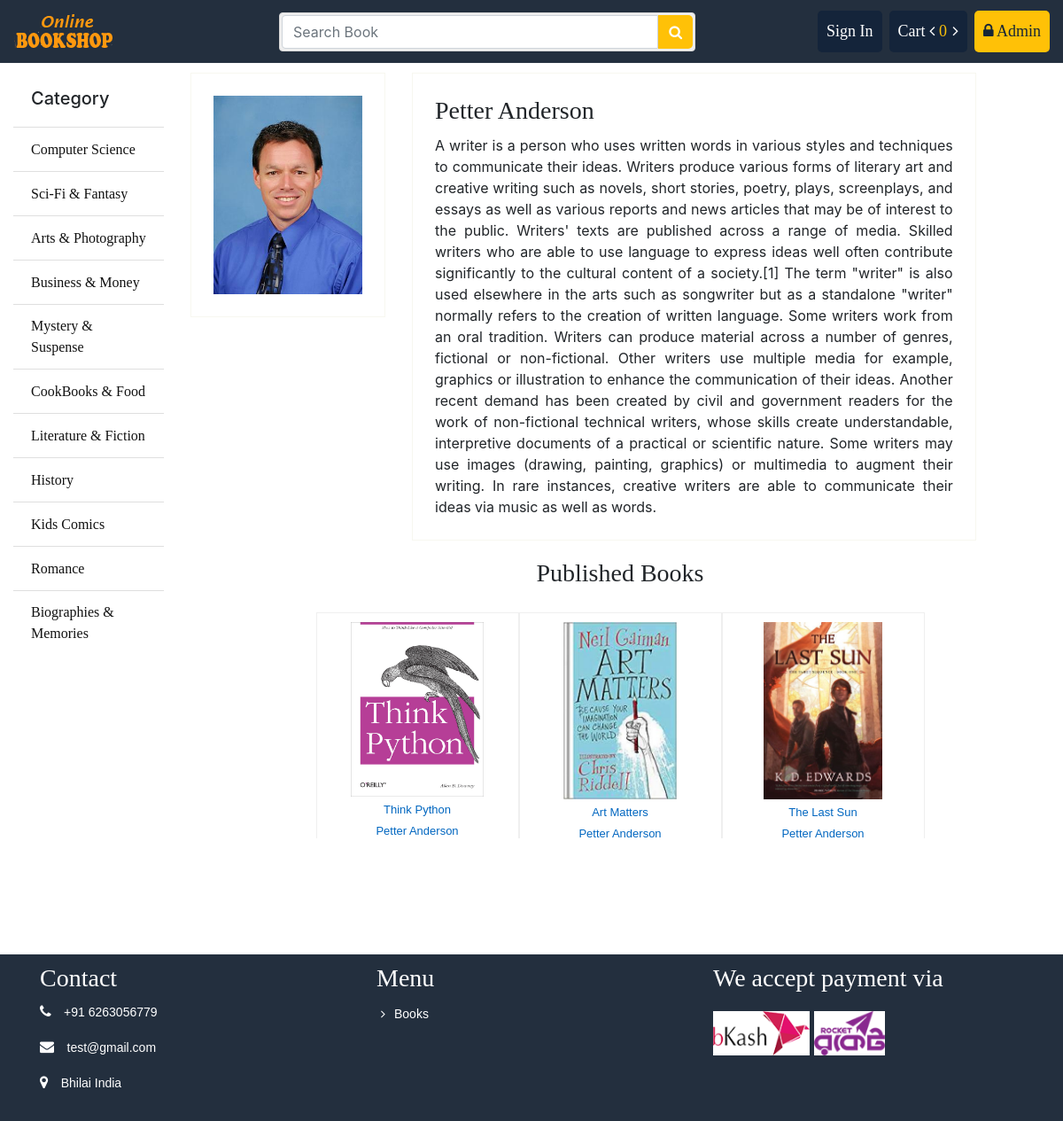
Screenshot of /writer/6 with the database file from the repository.
### store/models.py (models this page shows, shortened)
class Category(models.Model):
	name = models.CharField(max_length = 100)
	slug = models.SlugField(max_length = 150, unique=True ,db_index=True)
	icon = models.FileField(upload_to = "category/")
	create_at = models.DateTimeField(auto_now_add = True)
	updated_at = models.DateTimeField(auto_now_add = True)

class Writer(models.Model):
	name = models.CharField(max_length = 100)
	slug = models.SlugField(max_length=150, unique=True ,db_index=True)
	bio = models.TextField()
	pic = models.FileField(upload_to = "writer/")
	create_at = models.DateTimeField(auto_now_add = True)
	updated_at = models.DateTimeField(auto_now_add = True)
	def __str__(self):
		return self.name

class Book(models.Model):
	writer = models.ForeignKey(Writer, on_delete = models.CASCADE)
	category = models.ForeignKey(Category, on_delete = models.CASCADE)
	name = models.CharField(max_length = 100)
	slug = models.SlugField(max_length=100, db_index=True)
	price = models.IntegerField()
	stock = models.IntegerField()
	coverpage = models.FileField(upload_to = "coverpage/")
	bookpage = models.FileField(upload_to = "bookpage/")
	created = models.DateTimeField(auto_now_add=True)
	updated = models.DateTimeField(auto_now=True)
	totalreview = models.IntegerField(default=1)
	totalrating = models.IntegerField(default=5)
	status = models.IntegerField(default=0)
	description = models.TextField()

### store/views.py (the view)
# urls.py: path('writer/<int:id>', views.get_writer, name = "writer"),
def get_writer(request, id):
    wrt = get_object_or_404(Writer, id=id)
    book = Book.objects.filter(writer_id=wrt.id)
    context = {
        "wrt": wrt,
        "book": book
    }
    return render(request, "store/writer.html", context)

### cart/cart.py (called while the page is built)
    def __len__(self):
        return sum(item['quantity'] for item in self.cart.values())

### store/context_processors.py (called while the page is built)
def sidebar(request):
	categories = Category.objects.all()
	context = {
		"cat":categories
	}
	return context

def cart(request):
	cart = Cart(request)
	context = {
		"cart": cart
	}
	return context

### store/templatetags/customfunction.py (called while the page is built)
@register.filter(name='text_short')
def text_short(value):
	temp = value[0:50]
	return temp

### store/templates/store/writer.html
{% extends 'store/base.html' %}
{% load static %}
{% load customfunction %}
{% block container %}
			<div class="row">
				<div class="col-sm-12">
					<div class="row">
						<div class="col-sm-3">
							<div class="view-details">
								<img src="{{ wrt.pic.url }}">
							</div>
						</div>
						<div class="col-sm-8">
							<div class="product-information">
								<h3>{{ wrt.name }}</h3>
								<article class="text-justify" style="margin-top:10px;">{{ wrt.bio }}</article>
							</div>
						</div>
					</div>
				</div>
				<div class="col-sm-12">
					<div class="titleheader">
						<h3 class="h2header text-center">Published Books</h3>
					</div>
					<div class="regulara sliderzx">
						{% for item in book %}
						<div class="book-wrapper text-center">
							<div class="coverpage">
								<img src="{{ item.coverpage.url }}"/>
							</div>
							<a href="{% url 'store:book' id=item.id %}">{{ item.name|text_short }}</a>
							<a href="{% url 'store:writer' id=item.writer.id %}">{{ item.writer }}</a>
							<div class="rating">
								{{ item.totalrating|averagerating:item.totalreview }}
								<span class="totalrating">{{ item.totalreview|add:-1 }}</span>
							</div>
							<p> ${{ item.price }} </p>
							<button class="btn btn-warning" id="addTocart" data-book-id="{{ item.id }}">
									<i class="fa fa-shopping-cart""></i>Add to cart
								</button>
						</div>
						{% endfor %}
					</div>
				</div>
			</div>
{% endblock %}

### store/templates/store/bin/sidebar.html
			<ul class="list-group list-group-flush">
				<li class="list-group-item"><h5>Category</h5></li>
				{% for p in cat %}
				<li class="list-group-item"><a href="{% url 'store:category' id=p.id %}">{{p.name}}</a></li>
				{% endfor %}
			</ul>

### store/static/css/style.css (style rules this page uses)
.titleheader { margin-top: 20px; display: block; text-align: center; }
.titleheader > h3, a { font-family: "Times New Roman", Times, serif; display: inline-block; }
.sliderzx { width: 94%; margin: 20px auto; }
.book-wrapper { max-width: 250px; margin: 10px; border: 1px solid #efefef; padding: 10px; display: inline-block; }
.book-wrapper .btn { width: 80%; margin: auto; }
.book-wrapper p { color: #B12704; }
.book-wrapper a { display: block; padding-top:5px; font-family: Arial, Helvetica, sans-serif; color: #0066c0; text-decoration: none; white-space: normal; letter-spacing: normal; font-size: 13px!important; line-height: 19px!important; }
.coverpage img { max-height: 200px; max-width: 150px; margin: auto; }
.totalrating { display: inline-block; min-width: 10px; padding: 3px 7px; font-weight: bold; line-height: 1; color: #fff; text-align: center; white-space: nowrap; background-color: #999; border-radius: 10px; margin-left: 6px; }
.rating span { font-size: 13px; }
.checked { color: orange; }
ul li { list-style: none; }
.list-group li a { color: #111; }
.btn-warning, .btn-warning:hover { color: #fff; }
.book-wrapper .btn, .pricebox .btn { padding: 3px }
.view-details { position: relative; border: 1px solid #F7F7F0; padding:25px; overflow: hidden; margin-top: 10px; }
.view-details img { max-height: 250px; transition: all 0.3s ease-in-out; }
.product-information, .pricebox { border: 1px solid #F7F7F0; padding:25px; margin-top: 10px; }
.product-information h3 { font-family: "Times New Roman", Times, serif; }

### store/static/css/responsive.css (style rules this page uses)
*, *::before, *::after { box-sizing: border-box; }
img { max-width: 100%; height: auto; }
html, body { overflow-x: hidden; }
.sliderzx { width: calc(100% - 56px); }
.regulara .slick-slide { padding: 10px; }
.book-wrapper { width: 100%; max-width: none; margin: 0; min-height: 320px; }

### rows the page displays
Category: name "Computer Science"
Category: name "Sci-Fi & Fantasy"
Category: name "Arts & Photography"
Category: name "Business & Money"
Category: name "Mystery & Suspense"
Category: name "CookBooks & Food"
Category: name "Literature & Fiction"
Category: name "History"
Category: name "Kids Comics"
Category: name "Romance"
Category: name "Biographies & Memories"
Writer: pic (picture), name "Petter Anderson", bio "A writer is a person who uses written words in various styles and techniques to communicate their ideas. Writers produce various forms of literary art and creative writing such as novels, short stories, poetry, plays, screenplays, and essays as well as various reports and news articles that may be of interest to the public. Writers' texts are published across a range of media. Skilled writers who are able to use language to express ideas well often contribute significantly to the cultural content of a society.[1] The term \"writer\" is also used elsewhere in the arts such as songwriter but as a standalone \"writer\" normally refers to the creation of written language. Some writers work from an…"
Book: coverpage (picture), name|text_short "Think Python", writer "Petter Anderson"
Book: coverpage (picture), name|text_short "Art Matters", writer "Petter Anderson"
Book: coverpage (picture), name|text_short "The Last Sun", writer "Petter Anderson"

### other values shown
{{ cart|length }} "0"
